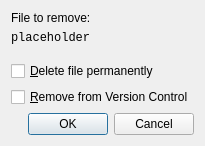
<?xml version="1.0" encoding="UTF-8"?>
<ui version="4.0">
 <class>ProjectExplorer::Internal::RemoveFileDialog</class>
 <widget class="QDialog" name="ProjectExplorer::Internal::RemoveFileDialog">
  <property name="sizePolicy">
   <sizepolicy hsizetype="Preferred" vsizetype="Fixed">
    <horstretch>0</horstretch>
    <verstretch>0</verstretch>
   </sizepolicy>
  </property>
  <property name="windowTitle">
   <string>Remove File</string>
  </property>
  <layout class="QVBoxLayout" name="verticalLayout">
   <item>
    <widget class="QLabel" name="fileToDeleteLabel">
     <property name="sizePolicy">
      <sizepolicy hsizetype="Preferred" vsizetype="Fixed">
       <horstretch>0</horstretch>
       <verstretch>0</verstretch>
      </sizepolicy>
     </property>
     <property name="text">
      <string>File to remove:</string>
     </property>
    </widget>
   </item>
   <item>
    <widget class="QLabel" name="fileNameLabel">
     <property name="sizePolicy">
      <sizepolicy hsizetype="Preferred" vsizetype="Fixed">
       <horstretch>0</horstretch>
       <verstretch>0</verstretch>
      </sizepolicy>
     </property>
     <property name="font">
      <font>
       <family>Courier New</family>
      </font>
     </property>
     <property name="text">
      <string notr="true">placeholder</string>
     </property>
    </widget>
   </item>
   <item>
    <spacer name="verticalSpacer">
     <property name="orientation">
      <enum>Qt::Vertical</enum>
     </property>
     <property name="sizeType">
      <enum>QSizePolicy::Fixed</enum>
     </property>
     <property name="sizeHint" stdset="0">
      <size>
       <width>20</width>
       <height>10</height>
      </size>
     </property>
    </spacer>
   </item>
   <item>
    <widget class="QCheckBox" name="deleteFileCheckBox">
     <property name="text">
      <string>&amp;Delete file permanently</string>
     </property>
    </widget>
   </item>
   <item>
    <widget class="QCheckBox" name="removeVCCheckBox">
     <property name="text">
      <string>&amp;Remove from Version Control</string>
     </property>
    </widget>
   </item>
   <item>
    <widget class="QDialogButtonBox" name="buttonBox">
     <property name="sizePolicy">
      <sizepolicy hsizetype="Expanding" vsizetype="Fixed">
       <horstretch>0</horstretch>
       <verstretch>0</verstretch>
      </sizepolicy>
     </property>
     <property name="orientation">
      <enum>Qt::Horizontal</enum>
     </property>
     <property name="standardButtons">
      <set>QDialogButtonBox::Cancel|QDialogButtonBox::Ok</set>
     </property>
    </widget>
   </item>
  </layout>
 </widget>
 <resources/>
 <connections>
  <connection>
   <sender>buttonBox</sender>
   <signal>accepted()</signal>
   <receiver>ProjectExplorer::Internal::RemoveFileDialog</receiver>
   <slot>accept()</slot>
   <hints>
    <hint type="sourcelabel">
     <x>248</x>
     <y>254</y>
    </hint>
    <hint type="destinationlabel">
     <x>157</x>
     <y>274</y>
    </hint>
   </hints>
  </connection>
  <connection>
   <sender>buttonBox</sender>
   <signal>rejected()</signal>
   <receiver>ProjectExplorer::Internal::RemoveFileDialog</receiver>
   <slot>reject()</slot>
   <hints>
    <hint type="sourcelabel">
     <x>316</x>
     <y>260</y>
    </hint>
    <hint type="destinationlabel">
     <x>286</x>
     <y>274</y>
    </hint>
   </hints>
  </connection>
 </connections>
</ui>
